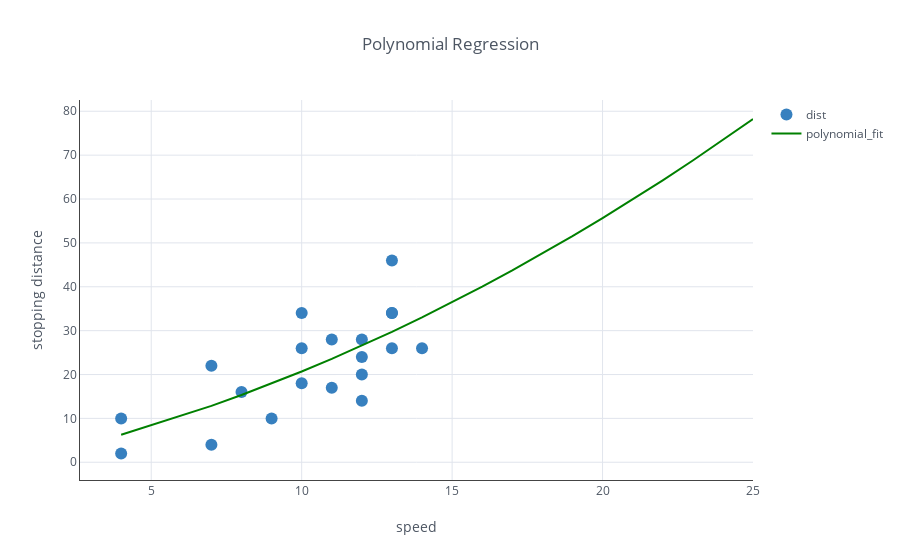

Write notebook code for a chart like this one.
### Code cell
iplot(scatter_fig)

### Figure 1 — Plotly figure (JSON) as saved in the notebook; plotly's stock layout.template omitted (floating-point values rounded to 4 significant figures)
{"data": [{"line": {"color": "rgba(55, 128, 191, 1.0)", "dash": "solid", "width": 1.3}, "marker": {"size": 12, "symbol": "dot"}, "mode": "markers", "name": "dist", "text": "", "type": "scatter", "x": [4, 4, 7, 7, 8, 9, 10, 10, 10, 11, 11, 12, 12, 12, 12, 13, 13, 13, 13, 14], "y": [2, 10, 4, 22, 16, 10, 18, 26, 34, 17, 28, 14, 20, 24, 28, 26, 34, 34, 46, 26]}, {"line": {"color": "rgba(0, 128, 0, 1.0)", "dash": "solid", "width": 2}, "mode": "lines", "name": "polynomial_fit", "text": "", "type": "scatter", "x": [4, 4, 7, 7, 8, 9, 10, 10, 10, 11, 11, 12, 12, 12, 12, 13, 13, 13, 13, 14, 14, 14, 14, 15, 15, 15, 16, 16, 17, 17, 17, 18, 18, 18, 18, 19, 19, 19, 20, 20, 20, 20, 20, 22, 23, 24, 24, 24, 24, 25], "y": [6.275, 6.275, 12.86, 12.86, 15.33, 17.94, 20.68, 20.68, 20.68, 23.56, 23.56, 26.58, 26.58, 26.58, 26.58, 29.73, 29.73, 29.73, 29.73, 33.02, 33.02, 33.02, 33.02, 36.45, 36.45, 36.45, 40.01, 40.01, 43.71, 43.71, 43.71, 47.55, 47.55, 47.55, 47.55, 51.53, 51.53, 51.53, 55.64, 55.64, 55.64, 55.64, 55.64, 64.27, 68.79, 73.45, 73.45, 73.45, 73.45, 78.24]}], "layout": {"legend": {"bgcolor": "#FFFFFF", "font": {"color": "#4D5663"}}, "paper_bgcolor": "#FFFFFF", "plot_bgcolor": "#FFFFFF", "title": "Polynomial Regression", "titlefont": {"color": "#4D5663"}, "xaxis1": {"gridcolor": "#E1E5ED", "showgrid": true, "showline": true, "tickfont": {"color": "#4D5663"}, "title": "speed", "titlefont": {"color": "#4D5663"}, "zerolinecolor": "#E1E5ED"}, "yaxis1": {"gridcolor": "#E1E5ED", "showgrid": true, "showline": true, "tickfont": {"color": "#4D5663"}, "title": "stopping distance", "titlefont": {"color": "#4D5663"}, "zerolinecolor": "#E1E5ED"}}}
